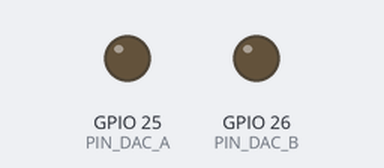
Recording of a sketch running on a simulated ESP32. Shown: output pins drawn as LEDs (lit = HIGH).

Above: at 0.15 s.
Timing chart, 0 to 0.4 s (numbered marks = the images above):
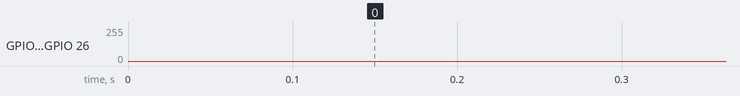

The sketch:

Lissajous_DAC.ino
```cpp
// Lissajous_DAC.ino
// ESP32 DevKit (ESP-WROOM-32), interne 8-Bit-DACs
//
//   D25 (GPIO25, DAC1) -> Fluke 199C Eingang A (vertikal,   Y)
//   D26 (GPIO26, DAC2) -> Fluke 199C Eingang B (horizontal, X)
//   GND                -> Masseklemme A und B
//
// Board in der Arduino IDE: "ESP32 Dev Module"

#include <Arduino.h>

// ---------------- Einstellungen ----------------
const float FREQ_A_HZ    = 300.2f;  // Frequenz Kanal A
const float FREQ_B_HZ    = 200.0f;  // Frequenz Kanal B
const float PHASE_B_DEG  = 0.0f;   // Phasenverschiebung B gegen A (90 = Kreis)
const uint8_t AMPLITUDE  = 120;     // 0..127, Aussteuerung um die Mitte (127)
// -----------------------------------------------

const uint8_t  PIN_DAC_A   = 25;
const uint8_t  PIN_DAC_B   = 26;
const uint32_t SAMPLE_US   = 100;                    // Abtastintervall -> 10 kHz
const float    SAMPLE_RATE = 1000000.0f / SAMPLE_US;

uint8_t  sineTable[256];
uint32_t phaseA = 0, phaseB = 0;   // 32-Bit-Phasenakkumulatoren (DDS)
uint32_t stepA  = 0, stepB  = 0;
uint32_t nextSample = 0;

void setup() {
  for (int i = 0; i < 256; i++) {
    sineTable[i] = (uint8_t)lroundf(127.5f + AMPLITUDE * sinf(2.0f * PI * i / 256.0f));
  }

  stepA  = (uint32_t)((double)FREQ_A_HZ / SAMPLE_RATE * 4294967296.0);
  stepB  = (uint32_t)((double)FREQ_B_HZ / SAMPLE_RATE * 4294967296.0);
  phaseB = (uint32_t)((double)PHASE_B_DEG / 360.0 * 4294967296.0);

  nextSample = micros();
}

void loop() {
  // auf den naechsten Abtastzeitpunkt warten
  while ((int32_t)(micros() - nextSample) < 0) { }
  nextSample += SAMPLE_US;

  dacWrite(PIN_DAC_A, sineTable[phaseA >> 24]);
  dacWrite(PIN_DAC_B, sineTable[phaseB >> 24]);

  phaseA += stepA;
  phaseB += stepB;
}
```
